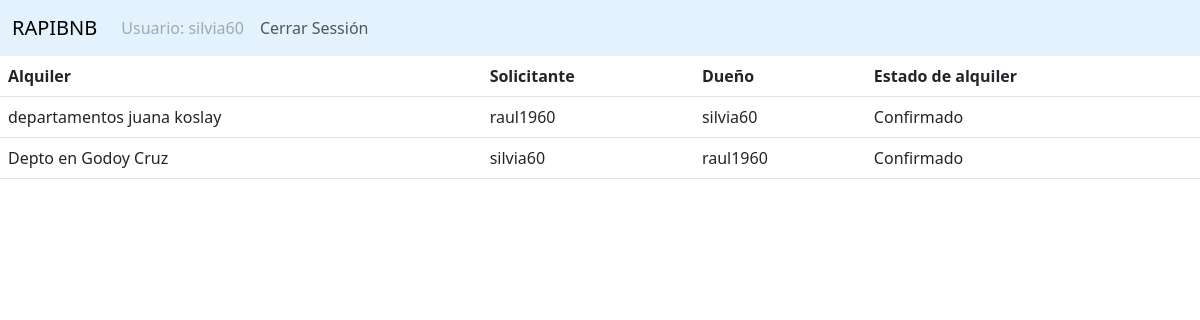
/administrador/reservas.php (signed in), run on an earlier commit of the app's database.
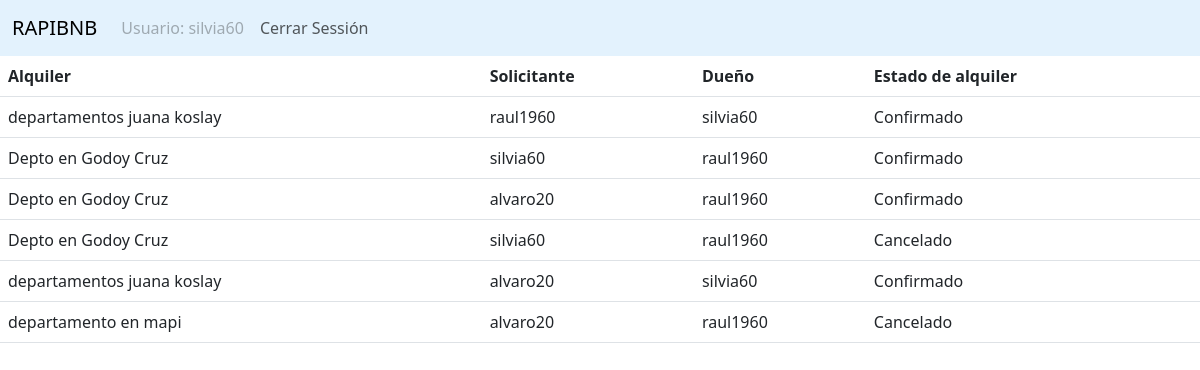
And on a later commit of the database.
### tables this page shows
CREATE TABLE `reservas` (
  `id` int(11) NOT NULL,
  `id_alquiler` int(11) NOT NULL,
  `solicitante` varchar(250) NOT NULL,
  `duenio` varchar(250) NOT NULL,
  `estado` int(11) NOT NULL
);

CREATE TABLE `alquileres` (
  `id` int(11) NOT NULL,
  `titulo` varchar(250) NOT NULL,
  `descripcion` text NOT NULL,
  `ubicacion` varchar(250) NOT NULL,
  `servicios` varchar(250) NOT NULL,
  `costo` int(11) NOT NULL,
  `tminimo` date NOT NULL,
  `tmaximo` date NOT NULL,
  `cupo` int(11) NOT NULL,
  `id_user` int(11) NOT NULL,
  `estado_alquiler` int(11) NOT NULL
);

### administrador/reservas.php (the view, shortened to what this page needs)
<!DOCTYPE html>
<html lang="en">
<head>
    <link href="./../css/bootstrap.min.css" rel="stylesheet">
    <link href="./../css/style.css" rel="stylesheet">
</head>
<body>
<?php
require('include/headeradmin.php');
include('./../bd/cn.php');
?>
<?php
$sql_reservas = "SELECT * FROM reservas";
$consulta_reservas = mysqli_query($conexion, $sql_reservas);
if ($consulta_reservas) {
    ?>
    <table class="table">
        <tr>
            <th scope="col">Alquiler</th>
            <th scope="col">Solicitante</th>
            <th scope="col">Dueño</th>
            <th scope="col">Estado de alquiler</th>
        </tr>
    <?php
    while ($mostrar_reserva = mysqli_fetch_array($consulta_reservas)) {
        $idalquiler = $mostrar_reserva['id_alquiler'];
        $sql_alquiler = "SELECT * FROM alquileres WHERE id = '$idalquiler'";
        $consulta_alquiler = mysqli_query($conexion, $sql_alquiler);
        ?>
        <tr>
        <?php
        if ($consulta_alquiler) {
            $mostrar_alquiler = mysqli_fetch_array($consulta_alquiler);
            $nombrealquiler = $mostrar_alquiler['titulo'];
            ?>
            <td> <?php echo $nombrealquiler; ?> </td>
        <?php
        }
        switch ($mostrar_reserva['estado']) {
            case '2':
                $estado = "Confirmado";
                break;
            case '3':
                $estado = "Cancelado";
                break;
        }
        ?>
        <td> <?php echo $mostrar_reserva['solicitante'] ?> </td>
        <td> <?php echo $mostrar_reserva['duenio'] ?> </td>
        <td> <?php echo $estado ?> </td>
        </tr>
    <?php
    }
}else{
    die("Ocurrio un error");
}
?>
</body>
</html>

What changed in the data, as far as the page shows it:
added reservas: id_alquiler.titulo "Depto en Godoy Cruz", solicitante "alvaro20", duenio "raul1960", estado "Confirmado"
added reservas: id_alquiler.titulo "Depto en Godoy Cruz", solicitante "silvia60", duenio "raul1960", estado "Cancelado"
added reservas: id_alquiler.titulo "departamentos juana koslay", solicitante "alvaro20", duenio "silvia60", estado "Confirmado"
added reservas: id_alquiler.titulo "departamento en mapi", solicitante "alvaro20", duenio "raul1960", estado "Cancelado"
